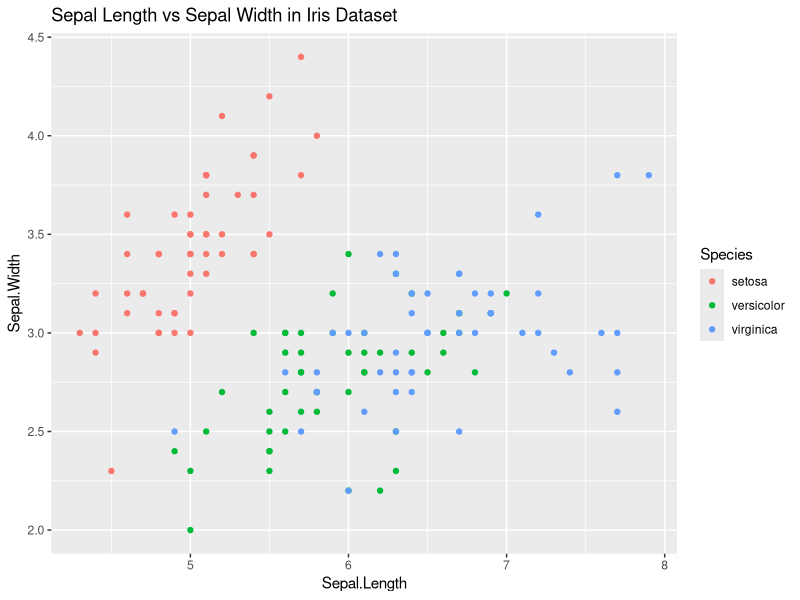

Recreate this plot in R.
## ---- chunk 1
knitr::opts_chunk$set(echo = TRUE)
## ---- chunk 2
library(here)
library(ggplot2)
library(readr)
library(dplyr)
options(scipen=999) #normale Zahlen statt 2e+05 oder so
## ---- chunk 3
plot1 <- ggplot(iris, aes(x = Sepal.Length, y = Sepal.Width, color = Species)) +
  geom_point() +
  labs(title = "Sepal Length vs Sepal Width in Iris Dataset")
## ---- chunk 4

## ---- chunk 5

## ---- chunk 6

## ---- chunk 7
plot1
